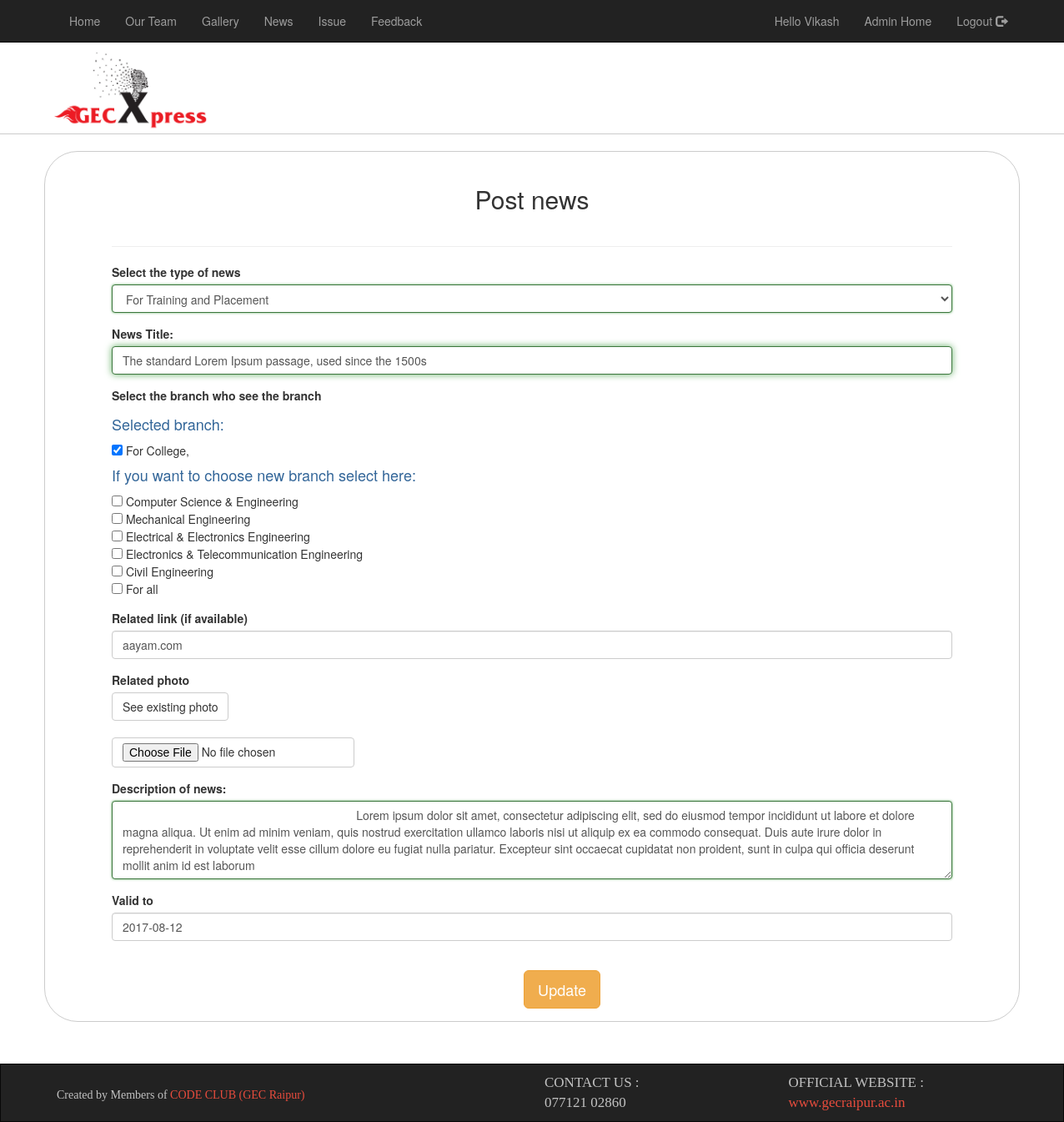
Page /Gec_Xpress/admin/Post_news.php?status=update&&news_id=1 (signed in) on the earlier database version.
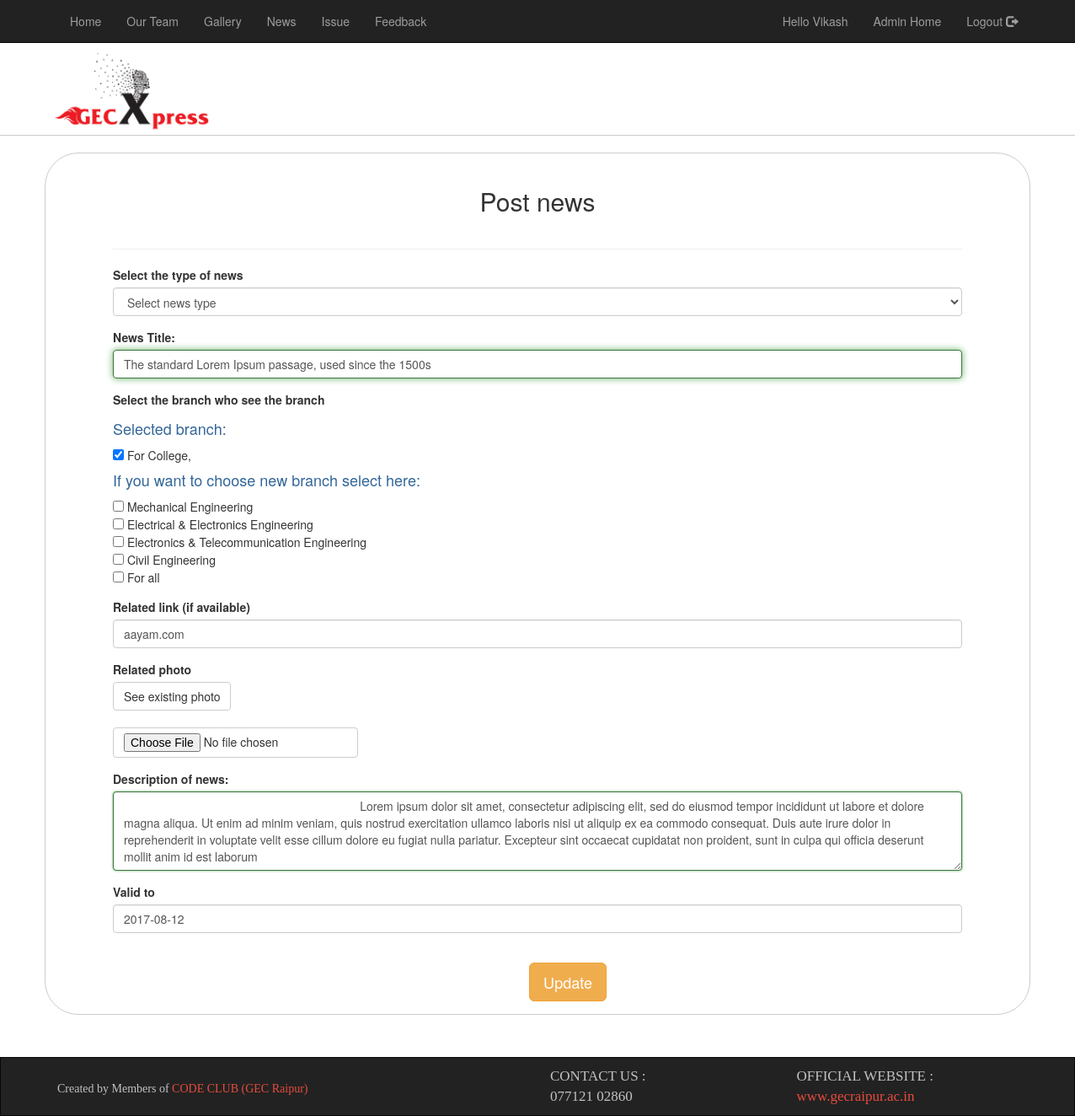
Same page on the later database version.
### tables this page shows
CREATE TABLE `news` (
  `news_id` int(11) NOT NULL,
  `dept_name` varchar(500) NOT NULL,
  `news_title` varchar(300) NOT NULL,
  `news_desc` varchar(5000) NOT NULL,
  `related_photo` varchar(300) NOT NULL,
  `creater_id` varchar(100) NOT NULL,
  `is_active` varchar(10) NOT NULL,
  `added_on` varchar(50) NOT NULL,
  `last_date` varchar(50) NOT NULL,
  `news_type` varchar(50) NOT NULL,
  `url` varchar(500) NOT NULL,
  `trash` varchar(5) NOT NULL
);

CREATE TABLE `branch` (
  `bid` int(5) NOT NULL,
  `bname` varchar(50) NOT NULL,
  `trash` varchar(5) NOT NULL
);

### Gec_Xpress/admin/Post_news.php (the view, shortened to what the changed rows need)
<?php  session_start();
    include '.././gecdp.php';
if(isset($_SESSION["admin_name"]) && isset($_SESSION["admin_pass"]))
{
    if(isset($_REQUEST["status"]) && $_REQUEST["status"]=='update' && isset($_REQUEST["news_id"]))
    {
        $qry="SELECT * FROM news WHERE news_id=".$_REQUEST["news_id"];
        $result= mysqli_query($con,$qry);
        $row= mysqli_fetch_array($result);
    ?>
    <?php
    }
            ?>
<!DOCTYPE html>
<html>
    <head>
        <link rel="stylesheet" href="https://maxcdn.bootstrapcdn.com/bootstrap/3.3.7/css/bootstrap.min.css">
        <link href="../style.css" rel="stylesheet" type="text/css" />
    </head>
    <body>
        <?php include './header.php'; ?>
        <div class="container border_page" style="padding: 0px 80px;">
            <h2 class="text-center" style="padding: 20px 0px 20px 0px;">Post news</h2>
            <hr>
            <form method="POST" enctype="multipart/form-data">
                <div class="form-group">
                    <label class="lable-control">Select the type of news</label>
                    <select name="txttype" class="form-control" required>
                        <option value="">Select news type</option>
                                            <?php
                                                include './gecdp.php';
                                                $qry_b = "SELECT * FROM news_type ORDER BY nid";
                                                $result_b = mysqli_query($con,$qry_b);
                                                if(isset($_REQUEST["status"]) && $_REQUEST["status"]=='update' && isset($_REQUEST["news_id"])) {
                                                    while ($row_b = mysqli_fetch_array($result_b)) {
                                                        if ($row["news_type"] == $row_b["ntype"]) {
                                                            echo"<option value='" . $row_b['ntype'] . "' selected>" . $row_b['ntype'] . "</option>";
                                                        } else {
                                                           echo"<option value='" . $row_b["ntype"] . "'>" . $row_b['ntype'] . "</option>";
                                                        }
                                                    }
                                                } else {
                                                    while ($row_b = mysqli_fetch_array($result_b)) {
                                                        echo"<option value='" . $row_b['ntype'] . "'>" . $row_b['ntype'] . "</option>";
                                                    }
                                                }                                                ?>
                    </select>
                </div>
                <div class="form-group">
                    <label class="lable-control">News Title:</label>
                    <?php
                    if(isset($_REQUEST["status"])&&$_REQUEST["status"]=='update'&&isset($_REQUEST["news_id"]))
                    {
                        echo"<input type='text' name='txttitle' class='form-control' value='".$row["news_title"]."' required />";
                    }
                    else
                    {
                    ?>
                    <input class="form-control" type="text" name="txttitle" value="" required />
                    <?php
                    }
                    ?>
                </div>
                <div class="form-group">
                    <label class="lable-control">Select the branch who see the branch</label><br>
                    <?php
                    if(isset($_REQUEST["status"])&&$_REQUEST["status"]=='update'&&isset($_REQUEST["news_id"]))
                    {
                        $qry_b="SELECT dept_name FROM news WHERE news_id=".$_REQUEST["news_id"]."";
                        $result_b=mysqli_query($con,$qry_b);
                        echo "<h4 style='color:#336699;'>Selected branch:</h4>";
                        while($row_b=mysqli_fetch_array($result_b))
                        {
                            echo "<input type='checkbox' name='' value='".$row_b["dept_name"]."' checked> ".$row_b["dept_name"]."";
                            echo "<br>";
                        }
                    }
                    echo "<h4 style='color:#336699;'>If you want to choose new branch select here:</h4>";
                        $qry_b="SELECT * FROM branch ORDER BY bid";
                        $result_b=mysqli_query($con,$qry_b);
                        while($row_b=mysqli_fetch_array($result_b))
                        {
                            echo "<input type='checkbox' name='techno[]' value='".$row_b["bname"]."' reqiured> ".$row_b["bname"]."";
                            echo "<br>";
                        }
                        ?>
                </div>
                <div class="form-group">
                    <label class="lable-control">Related link (if available)</label>
                    <?php
                    if(isset($_REQUEST["status"]) && $_REQUEST["status"]=='update' && isset($_REQUEST["news_id"]))
                    {
                        echo"<input type='text' name='txturl' class='form-control' value='".$row["url"]."'/>";
                    }
                    ?>
                </div>
                <div class="form-group">
                    <label class="lable-control">Related photo</label>
                    <br>
                    <?php
                    if(isset($_REQUEST["status"]) && $_REQUEST["status"]=='update' && isset($_REQUEST["news_id"]))
                    {
                        if($row["related_photo"])
                        {
                        echo"
                            <a href='../news/".$row["related_photo"]."' target='_blank' class='btn btn-default'>See existing photo</a>
                        ";
                        echo "<br><br>";
                        }
                        echo"<input type='file' name='upfile' value='".$row["related_photo"]."' class='btn btn-default' accept='images/*'/>";
                    }
                    else
                    {
                    ?>
                    <input type="file" name="upfile" accept="images/*">
                    <p style="color: #FF0000;">*file size limit is 5mb</p>
                    <?php }?>
                </div>
                <div class="form-group">
                    <label class="lable-control">Description of news:</label>
                    <?php
                    if(isset($_REQUEST["status"]) && $_REQUEST["status"]=='update' && isset($_REQUEST["news_id"]))
                    {
                        ?>
                    <textarea class="form-control" required name="txtdesc" rows="4">
                        <?php echo $row["news_desc"]?>
                    </textarea>
                        <?php
                    }
                    else
                    {
                    ?>
                    <textarea name="txtdesc" rows="4" class="form-control" required>
                        </textarea>
                    <?php } ?>
                </div>
                <div class="form-group">
                    <label class="lable-control">Valid to</label>
                    <?php
                    if(isset($_REQUEST["status"]) && $_REQUEST["status"]=='update' && isset($_REQUEST["news_id"]))
                    {
                        echo"<input type='text' name='txtdate' class='form-control' value='".$row["last_date"]."'/>";
                    }
                    else
                    {
                    ?>
                    <input type="date" name="txtdate" class="form-control"/>
                    <?php
                    }
                    ?>
                </div>
                <div class="form-group text-center container">
                    <?php
                    if (isset($_REQUEST["news_id"]) && isset($_REQUEST["status"]))
                {
                    echo"<input type='submit' value='Update' name='btnupdate' style='margin-left: -90px; margin-top: 20px;' class='btn btn-lg btn-warning'  />";
                }
                else{
                    echo"<input type='submit' value='Post' name='btnpost' style='margin-left: -90px; margin-top: 20px;' class='btn btn-warning btn-lg' />";
                }
            ?>
                </div>
            </form>
        </div>
    </body>
</html>
<?php
    include './footer.php';
}
else
{
    header("Location:Admin_login.php");
}
?>

Differences in the rows shown:
removed branch: bname "Computer Science & Engineering"
Other differences:
form field txttype: "For Training and Placement" → "Select news type"
